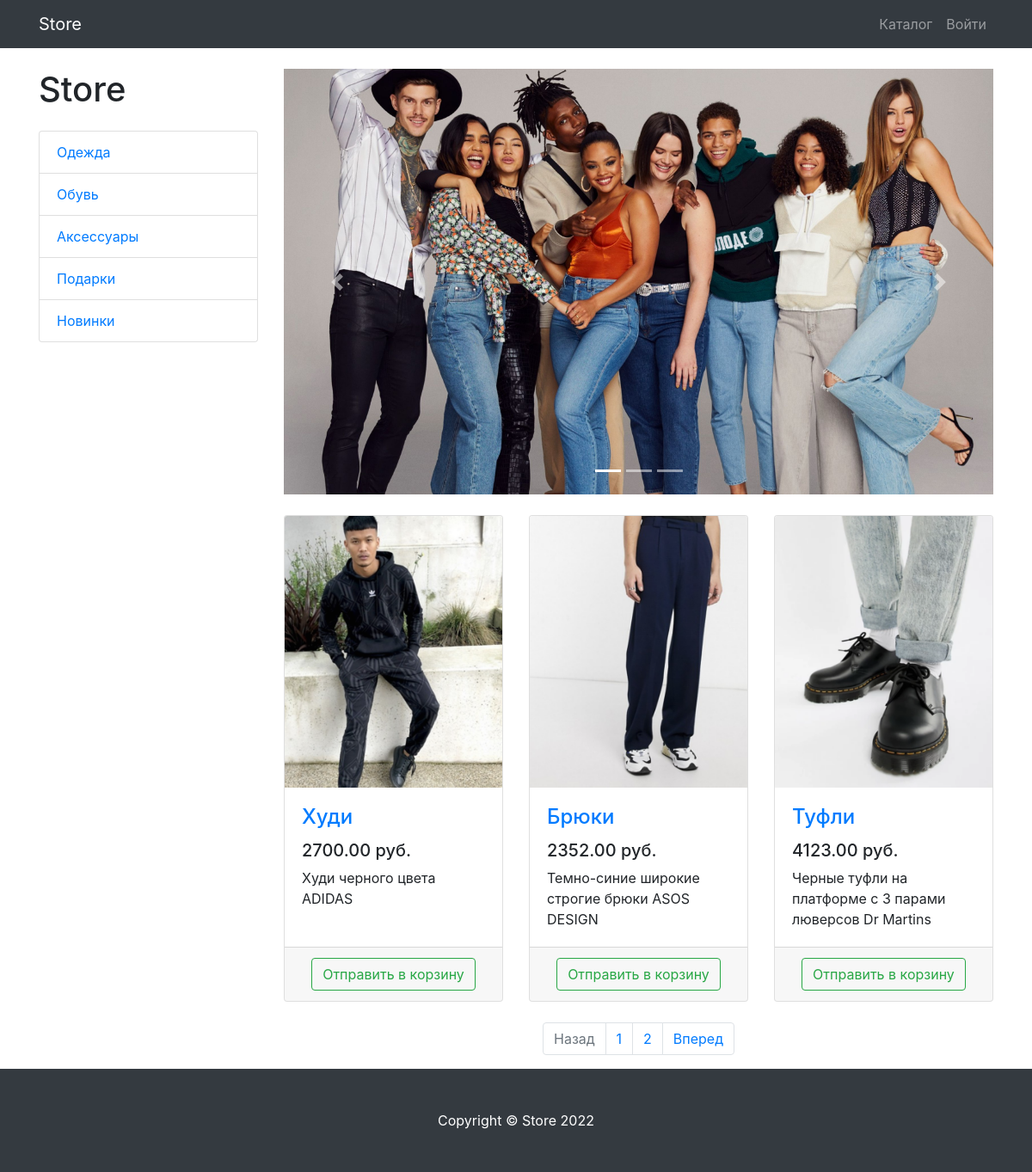
Screenshot of /products/ with the database file from the repository.
### products/models.py (models this page shows, shortened)
class ProductCategory(models.Model):
    name = models.CharField(max_length=128)
    description = models.TextField(blank=True, null=True)
    class Meta:
        verbose_name = 'категория'
        verbose_name_plural = 'категории'

class Product(models.Model):
    name = models.CharField(max_length=256)
    description = models.TextField(blank=True, null=True)
    price = models.DecimalField(max_digits=6, decimal_places=2)
    quantity = models.PositiveIntegerField(default=0)
    image = models.ImageField(upload_to='products_images')
    category = models.ForeignKey(to=ProductCategory, on_delete = models.CASCADE)
    class Meta:
            verbose_name = 'продукт'
            verbose_name_plural = 'продукты'

### products/views.py (the view)
# urls.py: path('', ProductsListView.as_view(), name='index'),
class ProductsListView(TitleMixin, ListView):
    model = Product
    template_name = 'products/products.html'
    paginate_by = 3
    title = 'Store - Каталог'
    def get_queryset(self):
        queryset = super(ProductsListView, self).get_queryset()
        category_id = self.kwargs.get('category_id')
        return queryset.filter(category_id=category_id) if category_id else queryset
    def get_context_data(self, *, object_list=None, **kwargs):
        context = super(ProductsListView, self).get_context_data()
        context['categories'] = ProductCategory.objects.all()
        return context

### common/views.py (called while the page is built)
    def get_context_data(self, **kwargs):
        context = super(TitleMixin, self).get_context_data(**kwargs)
        context["title"] = self.title
        return context

### products/context_processors.py (called while the page is built)
def baskets(request):
    user = request.user
    return {'baskets': Basket.objects.filter(user=user) if user.is_authenticated else []}

### products/templates/products/products.html (shortened to what this page needs)
{% extends "products/base.html" %}
{% load static %}
{% block css %}
    <link href="{% static "vendor/css/products.css" %} " rel="stylesheet">
{% endblock  %}
{% block content %}
    <div class="container">
        <div class="row">
            <div class="col-lg-3">
                <h1 class="my-4">Store</h1>
                <div class="list-group">
                    {% for category in categories %}
                    <a href="{% url "products:category" category.id %}" class="list-group-item">
                        {{ category.name }}
                    </a>
                    {% endfor %}
                </div>
            </div>
            <div class="col-lg-9">
                <div id="carouselExampleIndicators" class="carousel slide my-4" data-ride="carousel">
                    <ol class="carousel-indicators">
                        <li data-target="#carouselExampleIndicators" data-slide-to="0" class="active"></li>
                        <li data-target="#carouselExampleIndicators" data-slide-to="1"></li>
                        <li data-target="#carouselExampleIndicators" data-slide-to="2"></li>
                    </ol>
                    <div class="carousel-inner" role="listbox">
                        <div class="carousel-item active">
                            <img class="d-block img-fluid" src="/static/vendor/img/slides/slide-1.jpg" alt="First slide">
                        </div>
                    </div>
                    <a class="carousel-control-prev" href="#carouselExampleIndicators" role="button" data-slide="prev">
                        <span class="carousel-control-prev-icon" aria-hidden="true"></span>
                    </a>
                    <a class="carousel-control-next" href="#carouselExampleIndicators" role="button" data-slide="next">
                        <span class="carousel-control-next-icon" aria-hidden="true"></span>
                    </a>
                </div>
                <div class="row">
                    {% for product in object_list %}
                        <div class="col-lg-4 col-md-6 mb-4">
                            <div class="card h-100">
                                <a href="#">
                                    <img class="card-img-top"
                                    src="{{ product.image.url }}"
                                    alt="">
                                </a>
                                <div class="card-body">
                                    <h4 class="card-title">
                                        <a href="#">{{ product.name }}</a>
                                    </h4>
                                    <h5>{{ product.price }} руб.</h5>
                                    <p class="card-text">{{ product.description }}</p>
                                </div>
                                <div class="card-footer text-center">
                                    <a class ="btn btn-outline-success"
                                        href="{% url "products:basket_add" product.id %}">
                                        Отправить в корзину
                                    </a>
                                </div>
                            </div>
                        </div>
                    {% endfor %}
                </div>
                {% if is_paginated %}
                <nav aria-label="Page navigation example">
                    <ul class="pagination justify-content-center">
                        <li class="page-item {% if not page_obj.has_previous %} disabled {% endif %}">
                            <a class="page-link"
                                href="{% if page_obj.has_previous %}{% url "products:paginator" page_obj.previous_page_number %}{% else %}#{% endif %}"
                                tabindex="-1" aria-disabled="true">
                                Назад
                            </a>
                        </li>
                        {% for page in paginator.page_range %}
                        <li class="page-item">
                            <a class="page-link" href="{% url "products:paginator" page %}">
                                {{page}}
                            </a>
                        </li>
                        {% endfor %}
                        <li class="page-item {% if not page_obj.has_next %} disabled {% endif %}">
                            <a class="page-link"
                                href="{% if page_obj.has_next %}{% url "products:paginator" page_obj.next_page_number %}{% else %}#{% endif %}">
                                Вперед
                            </a>
                        </li>
                    </ul>
                </nav>
                {% endif %}
            </div>
        </div>
    </div>
{% endblock  %}
{% block footer %}
    <footer class="py-5 bg-dark">
        <div class="container">
            <p class="m-0 text-center text-white">Copyright &copy; Store 2022</p>
        </div>
    </footer>
{% endblock  %}

### rows the page displays
ProductCategory: name "Одежда"
ProductCategory: name "Обувь"
ProductCategory: name "Аксессуары"
ProductCategory: name "Подарки"
ProductCategory: name "Новинки"
Product: image (picture), name "Худи", price "2700.00", description "Худи черного цвета ADIDAS"
Product: image (picture), name "Брюки", price "2352.00", description "Темно-синие широкие строгие брюки ASOS DESIGN"
Product: image (picture), name "Туфли", price "4123.00", description "Черные туфли на платформе с 3 парами люверсов Dr Martins"

### other values shown
{{ page }} "1" "2"
